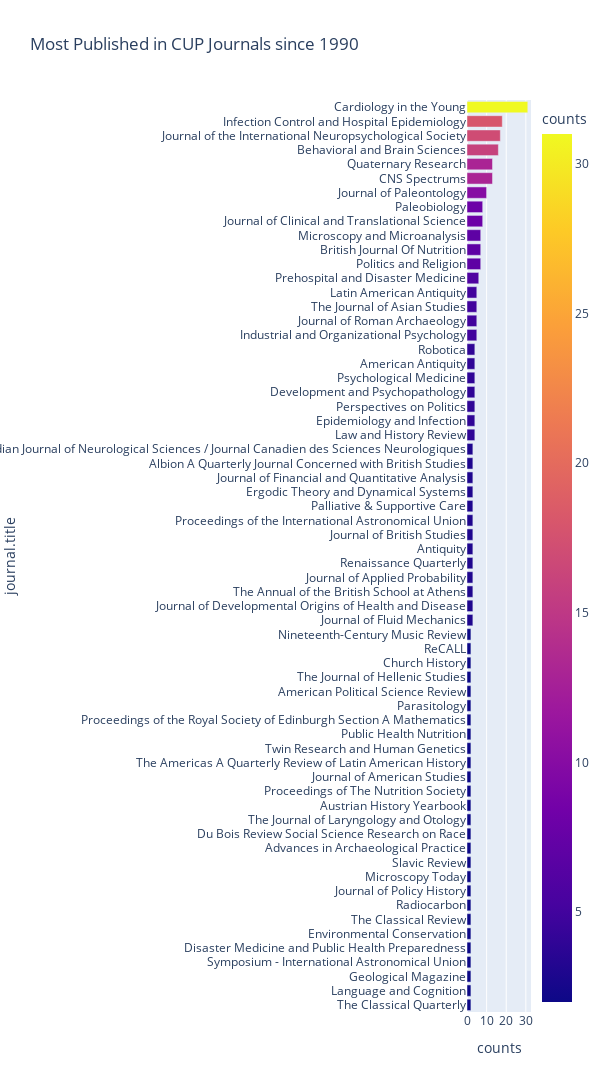

Notebook code for this chart:
### Markdown cell above
## Run the below box to see the number of publications per journal going back to 1990

Hover over the plot to see the number of publications in that journal during this time range. You can select ranges by dragging over an area. Double click to go back to default view.

### Code cell
journals_df = new_df2['journal.title'].value_counts().rename_axis('journal.title').reset_index(name='counts')

journals_df = journals_df[journals_df["counts"] > 1].sort_values(by="counts")

fig_test = px.bar(journals_df, y="journal.title", x="counts", color="counts", 
                  title="Most Published in CUP Journals since 1990", 

                  orientation = 'h', width=600, height=1200)


fig_test.show()

### Figure 1 — Plotly figure (JSON) as saved in the notebook; plotly's stock layout.template omitted (floating-point values rounded to 4 significant figures)
{"data": [{"alignmentgroup": "True", "hovertemplate": "counts=%{marker.color}<br>journal.title=%{y}<extra></extra>", "legendgroup": "", "marker": {"color": [2, 2, 2, 2, 2, 2, 2, 2, 2, 2, 2, 2, 2, 2, 2, 2, 2, 2, 2, 2, 2, 2, 2, 2, 2, 2, 2, 3, 3, 3, 3, 3, 3, 3, 3, 3, 3, 3, 3, 3, 4, 4, 4, 4, 4, 4, 4, 5, 5, 5, 5, 6, 7, 7, 7, 8, 8, 10, 13, 13, 16, 17, 18, 31], "coloraxis": "coloraxis", "pattern": {"shape": ""}}, "name": "", "offsetgroup": "", "orientation": "h", "showlegend": false, "textposition": "auto", "type": "bar", "x": [2, 2, 2, 2, 2, 2, 2, 2, 2, 2, 2, 2, 2, 2, 2, 2, 2, 2, 2, 2, 2, 2, 2, 2, 2, 2, 2, 3, 3, 3, 3, 3, 3, 3, 3, 3, 3, 3, 3, 3, 4, 4, 4, 4, 4, 4, 4, 5, 5, 5, 5, 6, 7, 7, 7, 8, 8, 10, 13, 13, 16, 17, 18, 31], "xaxis": "x", "y": ["The Classical Quarterly", "Language and Cognition", "Geological Magazine", "Symposium - International Astronomical Union", "Disaster Medicine and Public Health Preparedness", "Environmental Conservation", "The Classical Review", "Radiocarbon", "Journal of Policy History", "Microscopy Today", "Slavic Review", "Advances in Archaeological Practice", "Du Bois Review Social Science Research on Race", "The Journal of Laryngology and Otology", "Austrian History Yearbook", "Proceedings of The Nutrition Society", "Journal of American Studies", "The Americas A Quarterly Review of Latin American History", "Twin Research and Human Genetics", "Public Health Nutrition", "Proceedings of the Royal Society of Edinburgh Section A Mathematics", "Parasitology", "American Political Science Review", "The Journal of Hellenic Studies", "Church History", "ReCALL", "Nineteenth-Century Music Review", "Journal of Fluid Mechanics", "Journal of Developmental Origins of Health and Disease", "The Annual of the British School at Athens", "Journal of Applied Probability", "Renaissance Quarterly", "Antiquity", "Journal of British Studies", "Proceedings of the International Astronomical Union", "Palliative & Supportive Care", "Ergodic Theory and Dynamical Systems", "Journal of Financial and Quantitative Analysis", "Albion A Quarterly Journal Concerned with British Studies", "Canadian Journal of Neurological Sciences / Journal Canadien des Sciences Neurologiques", "Law and History Review", "Epidemiology and Infection", "Perspectives on Politics", "Development and Psychopathology", "Psychological Medicine", "American Antiquity", "Robotica", "Industrial and Organizational Psychology", "Journal of Roman Archaeology", "The Journal of Asian Studies", "Latin American Antiquity", "Prehospital and Disaster Medicine", "Politics and Religion", "British Journal Of Nutrition", "Microscopy and Microanalysis", "Journal of Clinical and Translational Science", "Paleobiology", "Journal of Paleontology", "CNS Spectrums", "Quaternary Research", "Behavioral and Brain Sciences", "Journal of the International Neuropsychological Society", "Infection Control and Hospital Epidemiology", "Cardiology in the Young"], "yaxis": "y"}], "layout": {"barmode": "relative", "coloraxis": {"colorbar": {"title": {"text": "counts"}}, "colorscale": [[0, "#0d0887"], [0.1111, "#46039f"], [0.2222, "#7201a8"], [0.3333, "#9c179e"], [0.4444, "#bd3786"], [0.5556, "#d8576b"], [0.6667, "#ed7953"], [0.7778, "#fb9f3a"], [0.8889, "#fdca26"], [1, "#f0f921"]]}, "height": 1200, "legend": {"tracegroupgap": 0}, "title": {"text": "Most Published in CUP Journals since 1990"}, "width": 600, "xaxis": {"anchor": "y", "domain": [0, 1], "title": {"text": "counts"}}, "yaxis": {"anchor": "x", "domain": [0, 1], "title": {"text": "journal.title"}}}}
